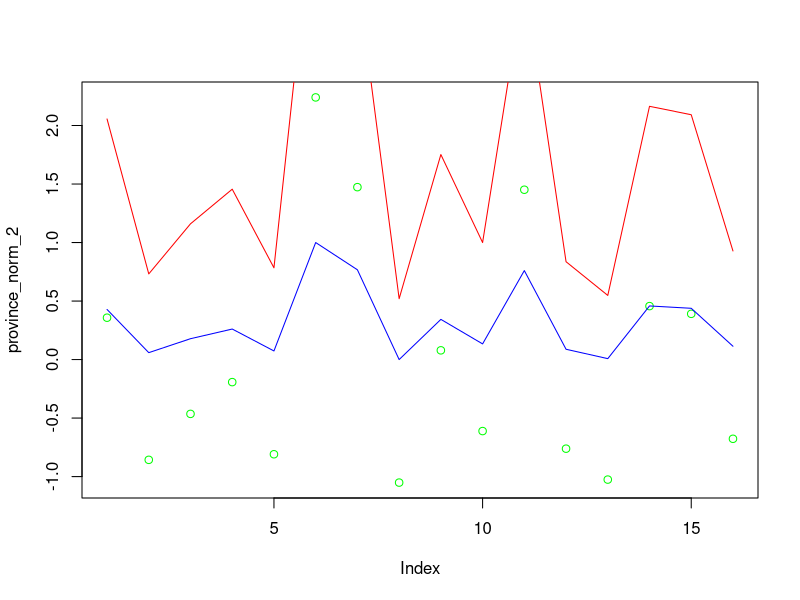

This figure's R source:
#!/usr/bin/env Rscript

florist <- read.table("florist.txt", header = T, sep = ",")


florist_2014 <- subset(florist, year == 2014)
bouquets_by_province <- aggregate(florist_2014$price, by = list(florist_2014$sender_province), FUN = sum)
names(bouquets_by_province) <- c('province', 'total')

min_max_norm <- function(x, min, max) {
  len <- length(x)
  y <- vector()
  for(i in 1:len) {
      y[i] <- min +  ((x[i] - min(x)) * (max - min)) / (max(x) - min(x))
  }
  return(y)
}

z_score_norm <- function(x) {
  len <- length(x)
  y <- vector()
  for(i in 1:len) {
      y[i] <- (x[i] - mean(x)) / sd(x)
  }
  return(y)
}

decimal_norm <- function(x, power) {
  len <- length(x)
  y <- vector()
  for(i in 1:len) {
      y[i] <- x[i] / 10**power
  }
  return(y)
}

province_norm_1 <- min_max_norm(bouquets_by_province$total, 0, 1)
province_norm_2 <- z_score_norm(bouquets_by_province$total)
province_norm_3 <- decimal_norm(bouquets_by_province$total, 4)
png("plot_2.4.png")
plot(province_norm_2, col='green')
lines(province_norm_1, col='blue')
lines(province_norm_3, col='red')